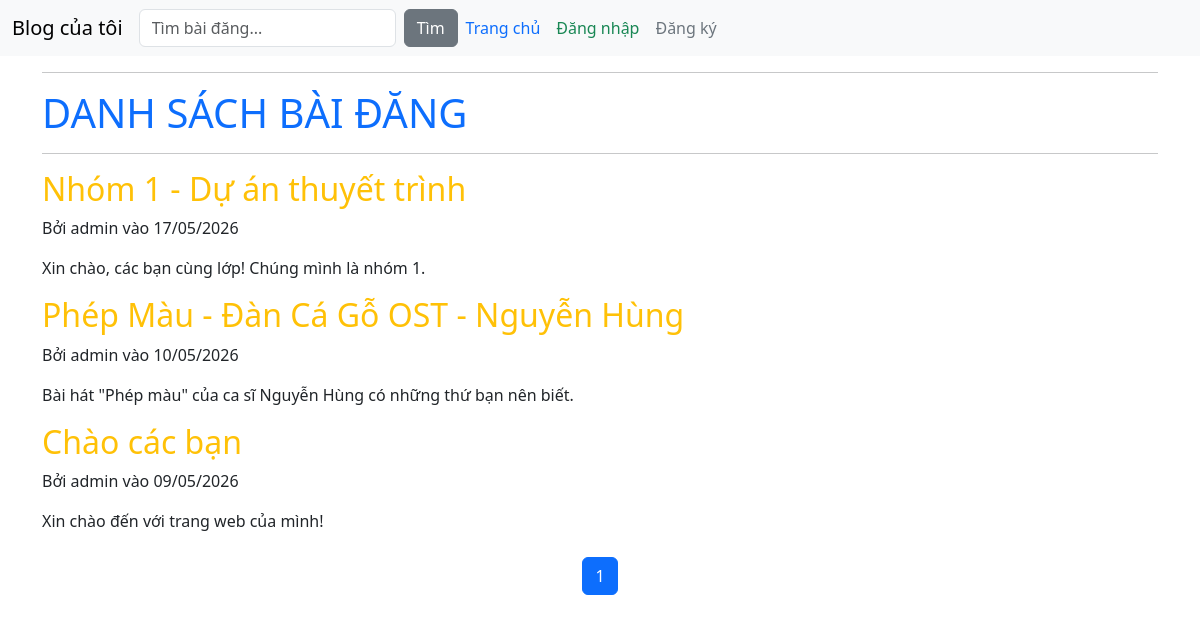
The app's page /, older data.
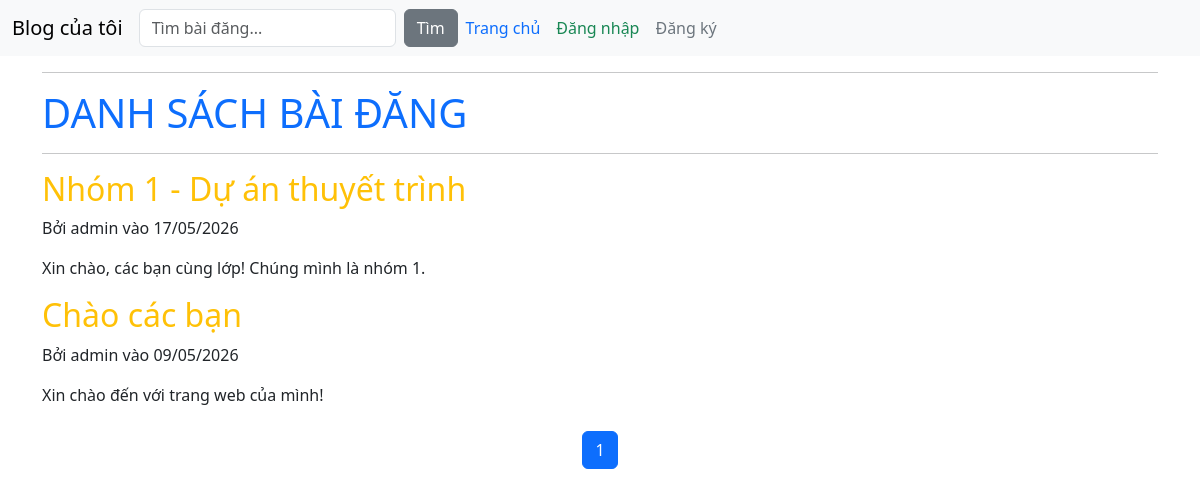
The same page, newer data.
### blog/models.py (models this page shows, shortened)
class Post(models.Model):
    title = models.CharField(max_length=200)
    likes = models.ManyToManyField(User, related_name='blog_posts', blank=True)
    content = models.TextField()
    created_at = models.DateTimeField(auto_now_add=True)
    updated_at = models.DateTimeField(auto_now=True)
    author = models.ForeignKey(User, on_delete=models.CASCADE, default=1)

### blog/views.py (the view)
# urls.py: path("",PostListView.as_view(),name="post_list"),
class PostListView(ListView):
    model = Post
    template_name = "post_list.html"
    context_object_name = "posts"
    ordering = ["-created_at"]
    paginate_by = 3
    def get_queryset(self):
        query = self.request.GET.get('q')
        if query:
            return Post.objects.filter(
                Q(title__icontains=query) | Q(content__icontains=query)
            ).order_by("-created_at")
        return Post.objects.all().order_by("-created_at")

### blog/templates/post_list.html (shortened to what this page needs)
<!DOCTYPE html>
<html lang="en">
<head>
</head>
{% extends "base.html" %}
{% block content %}
    <hr>
    <h1 class="text-uppercase text-primary">Danh sách bài đăng</h1>
    <hr>
    {% for post in posts %}
    <article>
        <h2><a href="{% url 'post-detail' post.pk %}" title="{{ post.title }}" class="text-warning text-decoration-none">{{ post.title }}</a></h2>
        <p>Bởi {{ post.author.username }} vào {{ post.created_at|date:"d/m/Y" }}</p>
        <p>{{ post.content|truncatewords:30 }}</p>
    </article>
    {% empty %}
        <h2 class="text-danger">Chưa có bài đăng nào.</h2>
        <p class="text-muted">Để thêm bài đăng mới, bấm chuột vào nút "Thêm bài mới".</p>
        <a href="{% url 'post-create' %}" title="Thêm bài mới" class="btn btn-success">Thêm bài mới</a>
    {% endfor %}
    <nav aria-label="Page navigation" class="mt-4">
        <ul class="pagination justify-content-center">
            {% for num in page_obj.paginator.page_range %}
                {% if page_obj.number == num %}
                    <li class="page-item active"><span class="page-link">{{ num }}</span></li>
                {% elif num > page_obj.number|add:'-3' and num < page_obj.number|add:'3' %}
                    <li class="page-item">
                        <a title="{{ num }}" class="page-link" href="?page={{ num }}{% if request.GET.q %}&q={{ request.GET.q }}{% endif %}">{{ num }}</a>
                    </li>
                {% endif %}
        {% endfor %}
        </ul>
    </nav>
{% endblock %}

Row changes from the older to the newer data that the page shows:
removed Post: title "Phép Màu - Đàn Cá Gỗ OST - Nguyễn Hùng", author.username "admin", created_at "10/05/2026", content "Bài hát \"Phép màu\" của ca sĩ Nguyễn Hùng có những thứ bạn nên biết."
